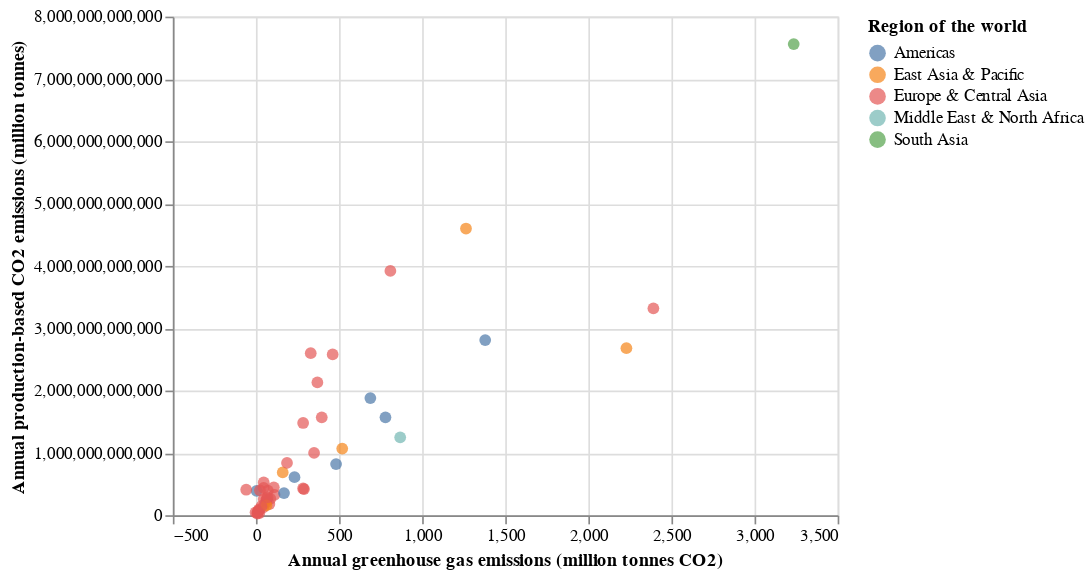

Notebook code for this chart:
### Code cell
# Solution
alt.Chart(df).transform_filter(
    'datum.year == 2016'
).mark_circle(size=50).encode(
    alt.X('ghg:Q', title='Annual greenhouse gas emissions (million tonnes CO2)'),
    alt.Y('gdp:Q', title='Annual production-based CO2 emissions (million tonnes)'),
    alt.Color('region:N', title='Region of the world')
)

### Figure 1 — Vega-Lite specification as saved in the notebook (floating-point values rounded to 4 significant figures; data arrays with more than 128 entries replaced by an {"elided": "..."} marker saying what was removed)
{"config": {"view": {"continuousWidth": 400, "continuousHeight": 300}}, "data": {"name": "data-d45063d3c8cc0b539abb23040a611648"}, "mark": {"type": "circle", "size": 50}, "encoding": {"color": {"type": "nominal", "field": "region", "title": "Region of the world"}, "x": {"type": "quantitative", "field": "ghg", "title": "Annual greenhouse gas emissions (million tonnes CO2)"}, "y": {"type": "quantitative", "field": "gdp", "title": "Annual production-based CO2 emissions (million tonnes)"}}, "transform": [{"filter": "datum.year == 2016"}], "$schema": "https://vega.github.io/schema/vega-lite/v4.8.1.json", "datasets": {"data-d45063d3c8cc0b539abb23040a611648": {"elided": "816 records"}}}
